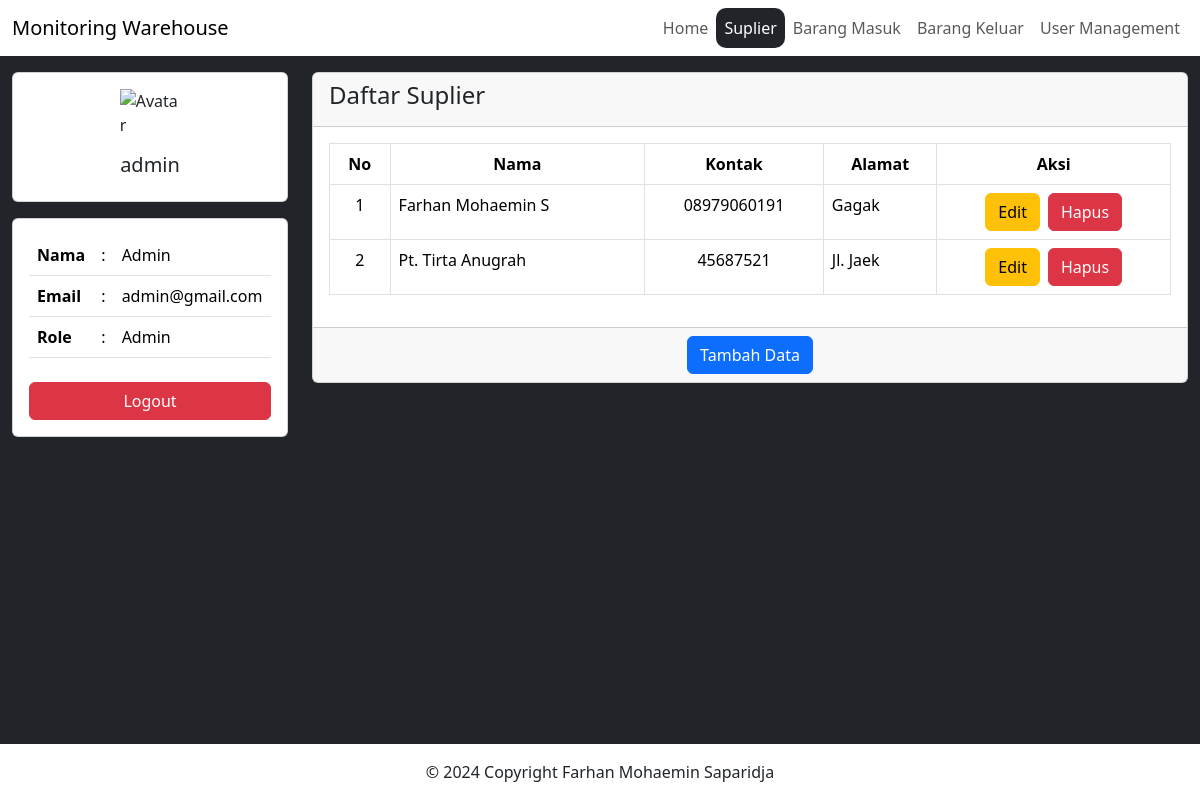
Screenshot of /suplier.php (signed in) with the database file from the repository.
### tables this page shows
CREATE TABLE IF NOT EXISTS `user` (
  `id` int(11) NOT NULL AUTO_INCREMENT,
  `name` varchar(255) NOT NULL,
  `username` varchar(255) NOT NULL,
  `email` varchar(255) NOT NULL,
  `password` varchar(255) NOT NULL,
  `role` enum('Admin','User') NOT NULL,
  `banned` tinyint(4) NOT NULL DEFAULT 0,
  `created_at` timestamp NOT NULL DEFAULT current_timestamp(),
  `updated_at` timestamp NOT NULL DEFAULT current_timestamp() ON UPDATE current_timestamp(),
  PRIMARY KEY (`id`),
  UNIQUE KEY `username` (`username`),
  UNIQUE KEY `email` (`email`)
);

CREATE TABLE IF NOT EXISTS `suplier` (
  `id` int(11) NOT NULL AUTO_INCREMENT,
  `nama` varchar(255) NOT NULL,
  `kontak` varchar(15) NOT NULL,
  `alamat` text NOT NULL,
  `deleted_at` timestamp NULL DEFAULT NULL,
  `created_at` timestamp NOT NULL DEFAULT current_timestamp(),
  `updated_at` timestamp NOT NULL DEFAULT current_timestamp() ON UPDATE current_timestamp(),
  PRIMARY KEY (`id`)
);

### koneksi.php (called while the page is built, shortened)
<?php
$hostname = "localhost";
$username = "root";
$password = "";
$database = "db_gudang";
$koneksi = mysqli_connect($hostname,$username,$password,$database);
function showuser(){
    global $koneksi;
    $username = $_SESSION['username'];
    $res = mysqli_query($koneksi, "SELECT * FROM user WHERE username = '$username'");
    return mysqli_fetch_array($res);
}

### suplier.php (the view, shortened to what this page needs)
<?php
    require "koneksi.php";
    include "shared/header.php";
    include "shared/side.php";
    $res = mysqli_query($koneksi, "SELECT * FROM suplier WHERE deleted_at IS NULL");
?>
<div class="col-sm-12 col-md-9">
    <div class="card">
        <div class="card-header">
            <h4>Daftar Suplier</h4>
        </div>
        <div class="card-body">
            <div class="table-responsive">
                <table class="table table-bordered table-datatables">
                    <thead>
                        <tr>
                            <th class="text-center">No</th>
                            <th class="text-center">Nama</th>
                            <th class="text-center">Kontak</th>
                            <th class="text-center">Alamat</th>
                            <?php if(isset($_SESSION['role']) && $_SESSION['role'] == 'Admin') {?>
                                <th class="text-center">Aksi</th>
                            <?php }?>
                        </tr>
                    </thead>
                    <tbody>
                        <?php
                        $no = 1;
                            while($d = mysqli_fetch_array($res)){
                        ?>
                            <tr>
                                <td class="text-center"><?= $no ?></td>
                                <td><?= $d['nama'] ?></td>
                                <td class="text-center"><?= $d['kontak'] ?></td>
                                <td><?= $d['alamat'] ?></td>
                                <?php if(isset($_SESSION['role']) && $_SESSION['role'] == 'Admin') {?>
                                    <td>
                                        <div class="d-flex gap-2 justify-content-center">
                                            <a href="./form_suplier.php?id=<?=$d['id']?>" class="btn btn-warning">Edit</a>
                                            <a href="./aksi/hapus_suplier.php?id=<?=$d['id']?>" class="btn btn-danger">Hapus</a>
                                        </div>
                                    </td>
                                <?php }?>
                            </tr>
                        <?php
                                $no++;
                            }
                        ?>
                    </tbody>
                </table>
            </div>
        </div>
        <?php if(isset($_SESSION['role']) && $_SESSION['role'] == 'Admin') {?>
            <div class="card-footer d-flex justify-content-center">
                <a href="./form_suplier.php" class="btn btn-primary">Tambah Data</a>
            </div>
        <?php }?>
    </div>
</div>
<?php
    include "shared/footer.php"
?>

### shared/side.php
<?php
    require_once "koneksi.php";
?>
<div class="col-sm-12 col-md-3">
    <div class="card">
        <div class="card-body">
            <div class="d-flex flex-column align-items-center">
                <img src="https://static-00.iconduck.com/assets.00/user-icon-2048x2048-ihoxz4vq.png" class="mb-3 w-25" alt="Avatar" />
                <h5><?=showuser()['username']?></h5>
            </div>
        </div>
    </div>
    <div class="card mt-3">
        <div class="card-body">
            <div class="table-responsive">
                <table class="table">
                    <tr>
                        <th>Nama</th>
                        <td>:</td>
                        <td><?=showuser()['name']?></td>
                    </tr>
                    <tr>
                        <th>Email</th>
                        <td>:</td>
                        <td><?=showuser()['email']?></td>
                    </tr>
                    <tr>
                        <th>Role</th>
                        <td>:</td>
                        <td><?=showuser()['role']?></td>
                    </tr>
                </table>
            </div>
            <div class="d-flex justify-content-center">
                <a class="mt-2 btn btn-danger w-100" href="./aksi/auth/logout.php">Logout</a>
            </div>
        </div>
    </div>
</div>

### rows the page displays
user: username "admin", name "Admin", email "admin@gmail.com", role "Admin"
suplier: nama "Farhan Mohaemin S", kontak "08979060191", alamat "Gagak"
suplier: nama "Pt. Tirta Anugrah", kontak "45687521", alamat "Jl. Jaek"
